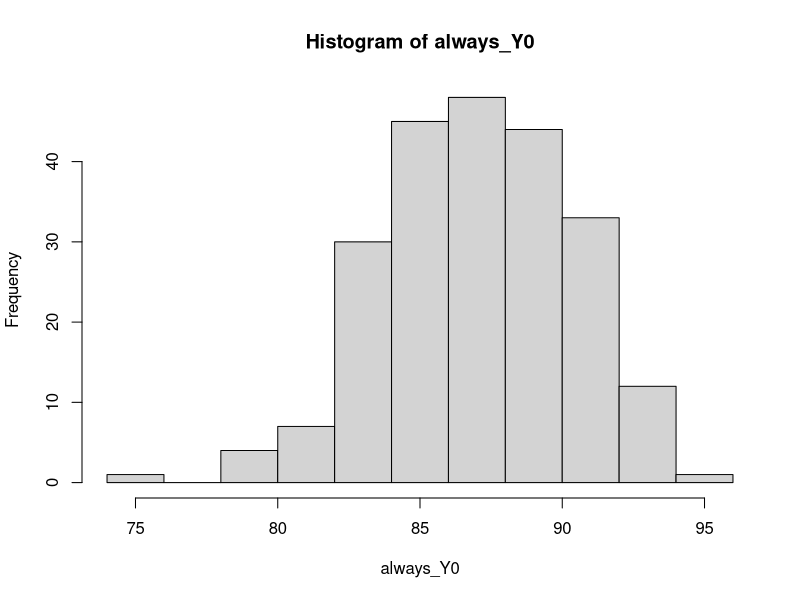
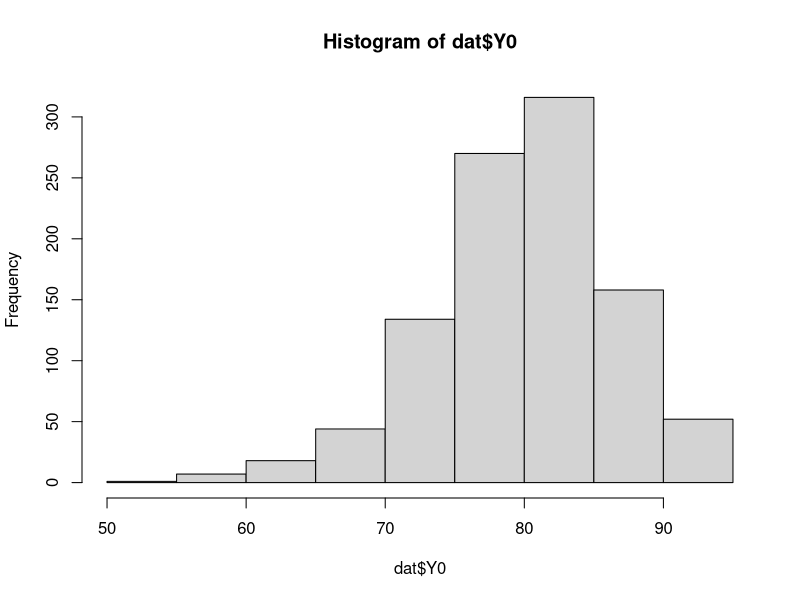
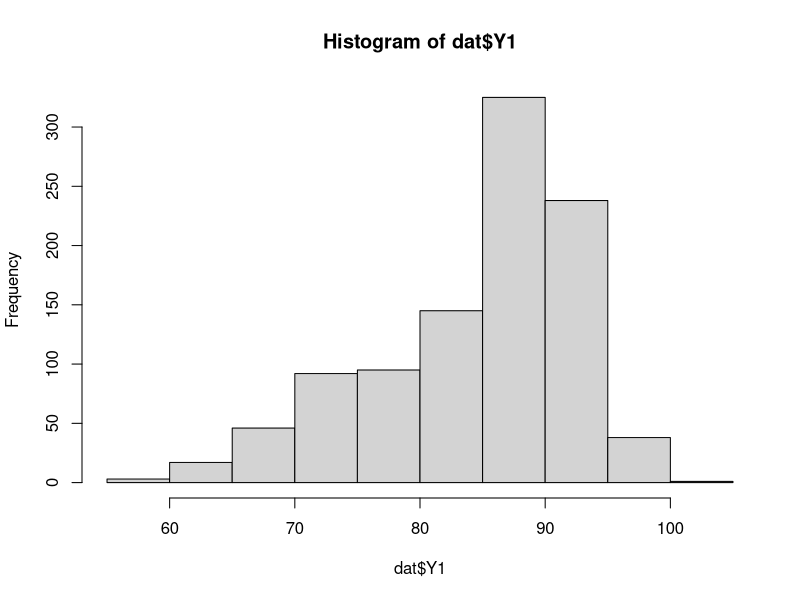
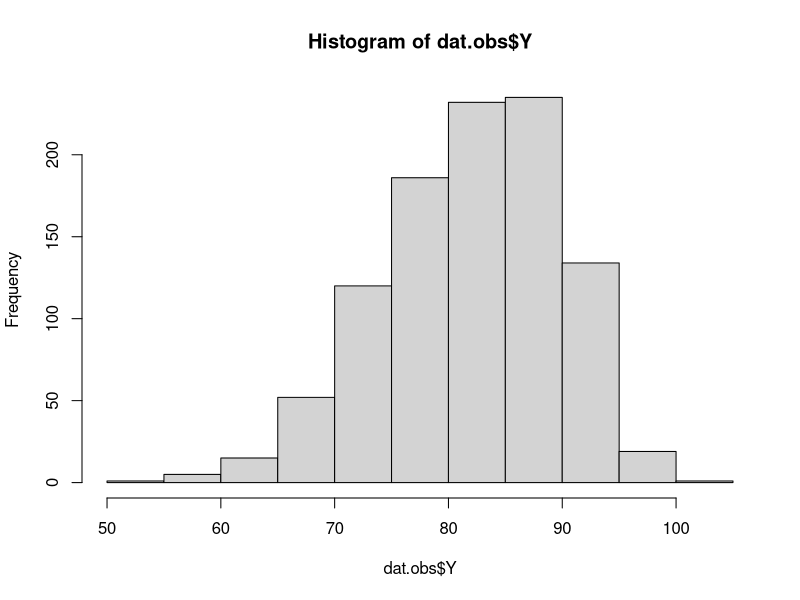

These figures' R source, in order:
## ---- chunk 1
##load required packages
library(tidyverse)


## ---- chunk 2

compliance_type <- rep(c("c","n", "a"), c(450, 325, 225))

d_0 <- rep(c(0,0,1), c(450, 325, 225))
d_1 <- rep(c(1,0,1), c(450, 325, 225))

dat<- data.frame(d_0, d_1, compliance_type)


## ---- chunk 3

comp_Y0 <- rnorm(450, 80, 3.5)
nev.taker_Y0 <- rnorm(325,75,7)
always_Y0 <- rnorm(225,87,3.5)

hist(always_Y0)
range(always_Y0)

dat$Y0 <- c(comp_Y0, nev.taker_Y0, always_Y0)
hist(dat$Y0)

comp_Y1 <- rnorm(450,90,3.5)
nev.taker_Y1 <- rnorm(325,75,7)
always_Y1 <- rnorm(225,87,3.5)

dat$Y1 <- c(comp_Y1, nev.taker_Y1, always_Y1)

hist(dat$Y1)
range(dat$Y1)


##checking sate for compliers
sate_compliers <- mean(comp_Y1) - mean(comp_Y0)
## ---- chunk 4

dat.full <- dat

dat.full$Z <- rbinom(1000, size = 1, prob = .5)

## ---- chunk 5

comp_attend1_X0 <- rep(0,450)
nev.taker_attend1_X0 <- rep(0,325)
always_attend1_X0 <- rep(1,225)

dat.full$attend1_X0 <- c(comp_attend1_X0, nev.taker_attend1_X0, always_attend1_X0)

comp_attend1_X1 <- rep(1,450)
nev.taker_attend1_X1 <- rep(0,325)
always_attend1_X1 <- rep(1,225)

dat.full$attend1_X1 <- c(comp_attend1_X1, nev.taker_attend1_X1, always_attend1_X1)

## ---- chunk 6

#cor(dat.obs$Z, dat.obs$Attend_2)

##violates compliers.....
#dat.obs$Attend_2 <- rbinom(1000, size = 1, prob = .5)




## ---- chunk 7

attendance <- c(1:10)

comp_attend2_X0 <- rep(0,450)
nev.taker_attend2_X0 <- rep(0,325)
always_attend2_X0 <- rep(1,225)

dat.full$attend2_X0 <- c(comp_attend2_X0, nev.taker_attend2_X0, always_attend2_X0)

comp_attend2_X1 <- sample(attendance,450, replace = TRUE)
nev.taker_attend2_X1 <- rep(0,325)
always_attend2_X1 <- rep(1,225)

dat.full$attend2_X1 <- c(comp_attend2_X1, nev.taker_attend2_X1, always_attend2_X1)



## ---- chunk 8

Y_obs <- ifelse(dat.full$Z== 1, dat.full$Y1, dat.full$Y0)

D_obs <- ifelse(dat.full$Z== 1, dat.full$d_1, dat.full$d_0)

attend1_obs <- ifelse(dat.full$Z== 1, dat.full$attend1_X1, dat.full$attend1_X0)

attend2_obs <- ifelse(dat.full$Z == 1, dat.full$attend2_X1, dat.full$attend2_X0)

dat.obs <- data.frame(dat.full$Z, D_obs, Y_obs, attend1_obs, attend2_obs, compliance_type)

colnames(dat.obs) <- c("Z", "D", "Y", "Attend_1", "Attend_2", "compliance")

kruskal.test(attend1_obs ~ compliance, data = dat.obs)
kruskal.test(attend2_obs ~ compliance, data = dat.obs)

hist(dat.obs$Y)

